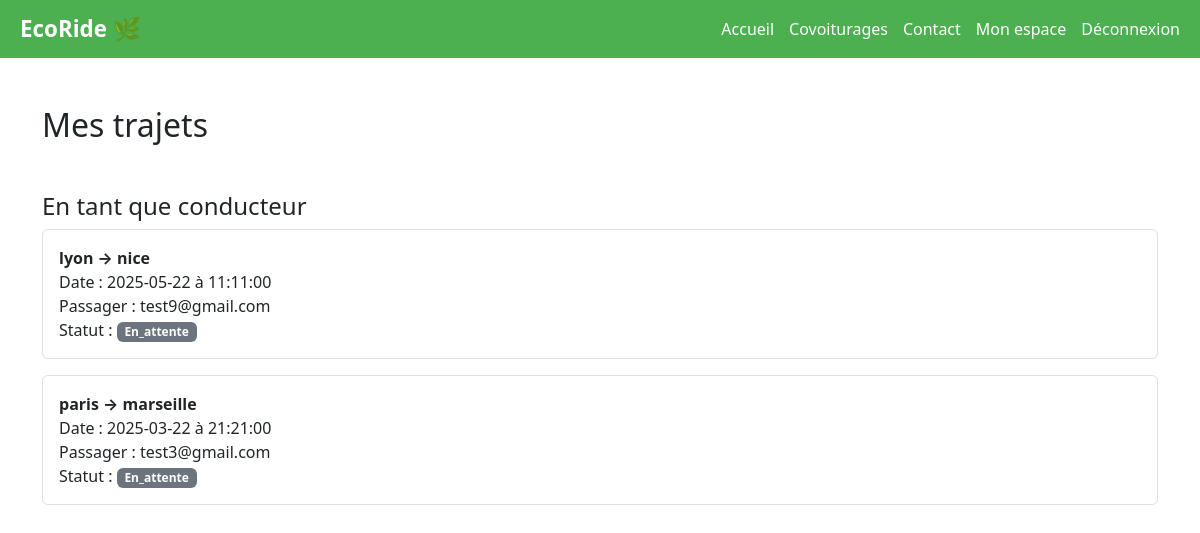
Screenshot of /pages/mes_trajets.php (signed in) with the database file from the repository.
### tables this page shows
CREATE TABLE `trajets_confirmes` (
  `id_confirmation` int(10) UNSIGNED NOT NULL,
  `courriel_passager` varchar(40) NOT NULL,
  `courriel_conducteur` varchar(40) NOT NULL,
  `date_trajet` date NOT NULL,
  `depart` varchar(40) NOT NULL,
  `destination` varchar(40) NOT NULL,
  `vehicule` varchar(40) NOT NULL,
  `places_reservees` int(10) UNSIGNED NOT NULL,
  `heure_depart` time NOT NULL,
  `statut` enum('confirmé','en_cours','terminé','annulé') DEFAULT 'confirmé',
  `gain_applique` tinyint(1) DEFAULT 0,
  `id_trajet` int(10) UNSIGNED DEFAULT NULL,
  `etat_trajet` enum('en_attente','en_cours','termine') DEFAULT 'en_attente',
  `avis_depose` tinyint(1) DEFAULT 0
);

CREATE TABLE `trajets_proposes` (
  `id_trajet` int(10) UNSIGNED NOT NULL,
  `courriel_conducteur` varchar(40) NOT NULL,
  `date_trajet` date NOT NULL,
  `depart` varchar(40) NOT NULL,
  `destination` varchar(40) NOT NULL,
  `prix` decimal(6,2) DEFAULT NULL,
  `description` text DEFAULT NULL,
  `created_at` timestamp NOT NULL DEFAULT current_timestamp(),
  `updated_at` timestamp NOT NULL DEFAULT current_timestamp() ON UPDATE current_timestamp(),
  `places_disponibles` int(10) UNSIGNED NOT NULL,
  `places_totales` int(11) NOT NULL DEFAULT 0,
  `heure_depart` time NOT NULL,
  `heure_arrivee` time DEFAULT NULL,
  `vehicule` int(11) DEFAULT NULL,
  `duree` int(11) DEFAULT NULL,
  `statut` enum('en_attente','en_cours','terminé') DEFAULT 'en_attente'
);

### pages/mes_trajets.php (the view, shortened to what this page needs)
<?php
require_once '../includes/db_connection.php';
$courriel = $_SESSION['courriel'];
$stmt = $pdo->prepare("SELECT role FROM profils WHERE courriel = ?");
$stmt->execute([$courriel]);
$role = $stmt->fetchColumn();
?>
<!DOCTYPE html>
<html lang="fr">
<head>
  <link href="https://cdn.jsdelivr.net/npm/bootstrap@5.3.0/dist/css/bootstrap.min.css" rel="stylesheet">
</head>
<body>
<?php include '../includes/nav.php'; ?>
<div class="container mt-5">
  <h2 class="mb-4"> Mes trajets</h2>
  <?php if (in_array($role, ['conducteur', 'les deux'])): ?>
    <h4 class="mt-5"> En tant que conducteur</h4>
    <?php
    $stmt = $pdo->prepare("
      SELECT tc.*, tp.statut
      FROM trajets_confirmes tc
      JOIN trajets_proposes tp ON tc.id_trajet = tp.id_trajet
      WHERE tc.courriel_conducteur = ?
      ORDER BY tc.date_trajet DESC
    ");
    $stmt->execute([$courriel]);
    $mes_trajets = $stmt->fetchAll();
    if ($mes_trajets):
      foreach ($mes_trajets as $trajet): ?>
        <div class="border rounded p-3 mb-3">
          <strong><?= htmlspecialchars($trajet['depart']) ?> → <?= htmlspecialchars($trajet['destination']) ?></strong><br>
          Date : <?= $trajet['date_trajet'] ?> à <?= $trajet['heure_depart'] ?><br>
          Passager : <?= $trajet['courriel_passager'] ?><br>
          Statut :
          <span class="badge bg-<?=
            $trajet['statut'] === 'terminé' ? 'success' : (
            $trajet['statut'] === 'en_cours' ? 'warning text-dark' : 'secondary') ?>">
            <?= ucfirst($trajet['statut']) ?>
          </span><br>
        </div>
      <?php endforeach;
    else:
      echo "<p>Aucun trajet proposé n’a encore été réservé.</p>";
    endif;
    ?>
  <?php endif; ?>
</div>
</body>
</html>

### rows the page displays
trajets_confirmes: depart "lyon", destination "nice", date_trajet "2025-05-22", heure_depart "11:11:00", courriel_passager "test9@gmail.com", id_trajet.statut "En_attente"
trajets_confirmes: depart "paris", destination "marseille", date_trajet "2025-03-22", heure_depart "21:21:00", courriel_passager "test3@gmail.com", id_trajet.statut "En_attente"
